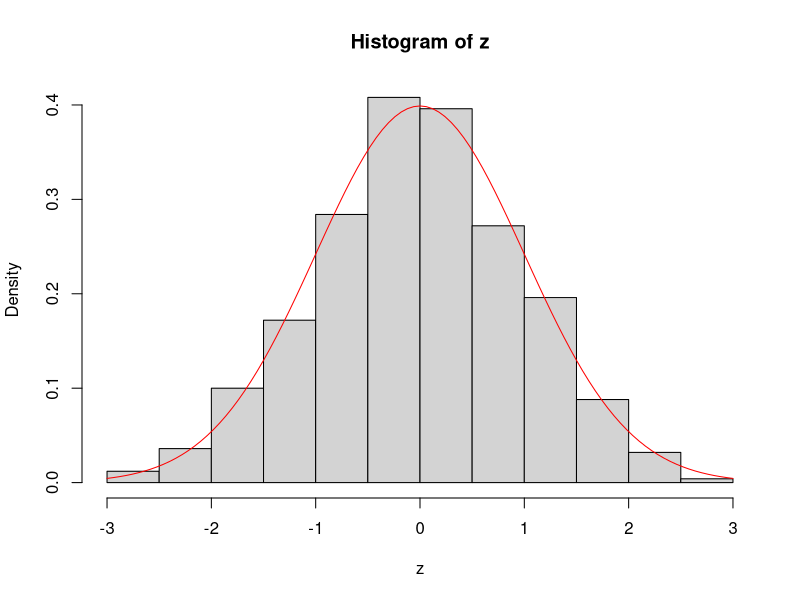
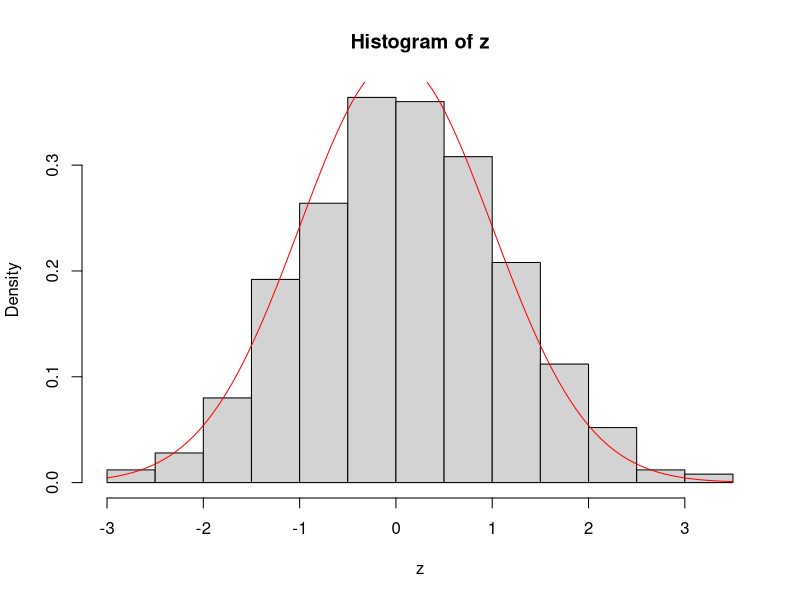

Reproduce these figures in R, in order.
set.seed(1)

n = 200
x = runif(n)

# one observation/realization of z (theory tells us it is approximately N(0,1))
z = sqrt(n)*(mean(x) - 1/2)/sqrt(1/12)

n_repl = 500
z = numeric()

# collecting a total of n_repl samples of size n from the _population_
# and computing the value of z corresponding to each sample
for (r in 1:n_repl){
  x = runif(n)
  z[r] = sqrt(n)*(mean(x) - 1/2)/sqrt(1/12)
}

hist(z, freq = FALSE)
curve(dnorm(x, mean=0, sd=1), add=TRUE, col = 'red')



# collecting ONE sample of size n from the population
x = runif(n)
# collecting a total of n_repl samples of size n from the _fixed sample, x_
# and computing the value of z corresponding to each sample
for (r in 1:n_repl){
  x_local = sample(x, size = n, replace = TRUE)
  z[r] = sqrt(n)*(mean(x_local) - mean(x))/sd(x)
}

hist(z, freq = FALSE)
curve(dnorm(x, mean=0, sd=1), add=TRUE, col = 'red')


# Repeating the above procedure, a total of n_repl2 times
n_repl2 = 500
keeptrack = numeric()
for (k in 1:n_repl2){
# collecting ONE sample of size n from the population
x = runif(n)
# collecting a total of n_repl samples of size n from the _fixed sample, x_
# and computing the value of z corresponding to each sample
for (r in 1:n_repl){
  x_local = sample(x, size = n, replace = TRUE)
  z[r] = sqrt(n)*(mean(x_local) - mean(x))/sd(x)
}
keeptrack[k] = sqrt(n)*(mean(x) - 1/2)/sqrt(1/12) > quantile(z, .75)
}

sum(keeptrack)
